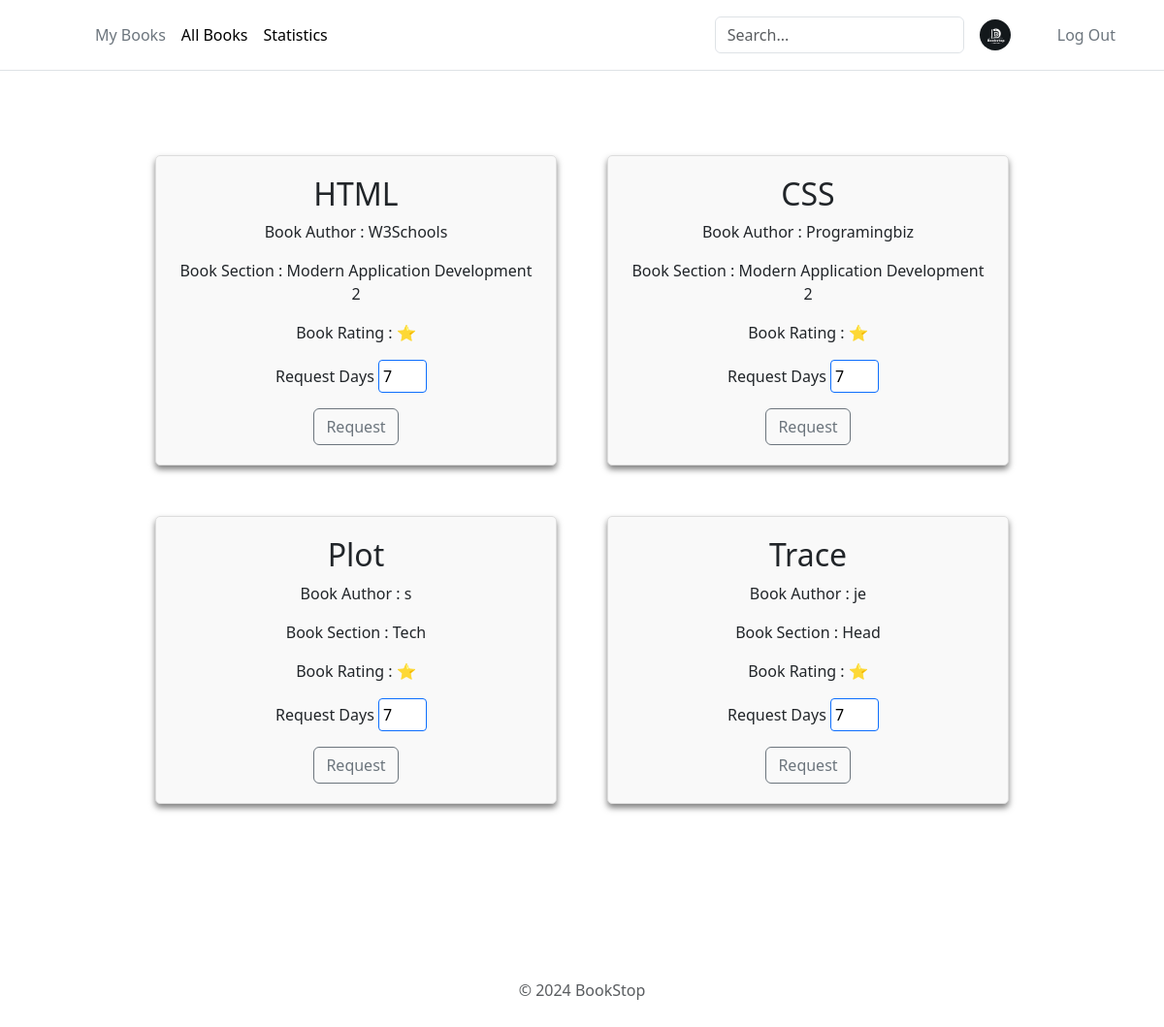
Page /allBooks (signed in) on the committed database.
### app.py (models this page shows)
class Books(db.Model):
    __tablename__ = 'books'
    BookId = db.Column(db.Integer, autoincrement=True, primary_key=True)
    SectionId = db.Column(db.Integer, db.ForeignKey('section.SectionId'), nullable=False)
    Title = db.Column(db.String(50), nullable=False)
    Author = db.Column(db.String(50), nullable=False)
    Content = db.Column(db.Text)
    ImageLink = db.Column(db.String(255))

### app.py (the view)
@app.route("/allBooks", methods=["GET","POST"])
def allBooks():
    if 'user_id' not in session:
        return redirect(url_for('userLogin'))
    if request.method == 'POST':
        data = request.form.to_dict()
        requstBook = BookIssue(UserId=session['user_id'], BookId=data['bookid'], SectionId=data['sectionId'], Days=data['days'], IssueStatus = 'requested', IssueDate = datetime.datetime.today().date())
        db.session.add(requstBook)
        db.session.commit()
        bookSec = BookSection.query.all()
        userid = session['user_id']
        return render_template("allBooks.html", books=bookSec, userid = userid)
    else:
        bookSec = BookSection.query.all()
        userid = request.args.get('userid')
        return render_template("allBooks.html", books=bookSec, userid = userid)

### app/templates/allBooks.html (shortened to what this page needs)
<!DOCTYPE html>
<html lang="en">
  <head>
    <link rel="stylesheet" href="/static/add-section.css" />
    <link
      href="https://cdn.jsdelivr.net/npm/bootstrap@5.3.2/dist/css/bootstrap.min.css"
      rel="stylesheet"
    />
  </head>
  <body>
    <div>
      {% include 'header.html' %}
      <div>
        <div class="main-container">
          {% for book in books %}
          <div class="section-container" id="1">
            <h2>{{book.Books_Title}}</h2>
            <p class="book-author">Book Author : {{book.Books_Author}}</p>
            <div>
              <p class="book-section">Book Section : {{book.Section_Title}}</p>
            </div>
            <div>
              <p class="book-rating">Book Rating : {{book.Books_Rating}} ⭐</p>
            </div>
            <form action="/allBooks" method="post">
              <p>
                Request Days
                <input
                  type="number"
                  name="days"
                  required
                  value="7"
                  style="width: 50px; padding: 4px; margin-right: 10px"
                />
              </p>
              <button
                type="submit"
                id="request{{book.Books_BookId}}"
                class="btn btn-outline-secondary"
              >
                Request
              </button>
            </form>
          </div>
          {% endfor %}
        </div>
        {% include 'footer.html' %}
      </div>
    </div>
  </body>
</html>

### app/templates/header.html (shortened to what this page needs)
<header class="p-3 mb-1 border-bottom">
  <div class="container">
    <div
      class="d-flex flex-wrap align-items-center justify-content-center justify-content-lg-start"
    >
      <a
        href="/"
        class="d-flex align-items-center mb-2 mb-lg-0 link-body-emphasis text-decoration-none"
      >
        <svg
          class="bi me-2"
          width="40"
          height="32"
          role="img"
          aria-label="Bootstrap"
        >
          <use xlink:href="#bootstrap" />
        </svg>
      </a>
      <ul
        class="nav col-12 col-lg-auto me-lg-auto mb-2 justify-content-center mb-md-0"
      >
        <li>
          <a href="/myBooks" class="nav-link px-2 link-secondary">My Books</a>
        </li>
        <li>
          <a href="/allBooks" class="nav-link px-2 link-body-emphasis"
            >All Books</a
          >
        </li>
        <li>
          <a href="/userStats" class="nav-link px-2 link-body-emphasis"
            >Statistics</a
          >
        </li>
      </ul>
      <form class="col-12 col-lg-auto mb-3 mb-lg-0 me-lg-3" role="search">
        <input
          type="search"
          class="form-control"
          placeholder="Search..."
          aria-label="Search"
          id="searchInput"
        />
      </form>
      <a href="/profile">
        <img
          src="/static/logo.jpg"
          alt="mdo"
          width="32"
          height="32"
          class="rounded-circle"
        />
      </a>
      <ul class="nav" style="margin-left: 40px">
        <li>
          <a href="/logout" class="nav-link px-2 link-secondary">Log Out</a>
        </li>
      </ul>
    </div>
  </div>
</header>

### app/templates/footer.html (shortened to what this page needs)
<div class="container">
  <footer class="py-3 my-4">
    <p class="text-center text-body-secondary">&copy; 2024 BookStop</p>
  </footer>
</div>

### app/static/add-section.css (style rules this page uses)
body { background-color: #2d2a2e; margin: 0; }
.main-container { display: flex; flex-wrap: wrap; padding: 130px; align-items: flex-start; gap: 2em; margin: 20px; }
.section-container { background-color: rgba(255, 255, 255, 0.1); backdrop-filter: blur(10px); border-radius: 10px; padding: 20px 20px; box-shadow: 0 4px 6px rgba(0, 0, 0, 0.5); text-align: center; width: 20%; flex-grow: 1; }
header { position: fixed; top: 0; left: 0; width: 100%; background-color: rgba(255, 255, 255, 0.9); z-index: 2; }
input, textarea { width: 100%; padding: 8px; border-radius: 4px; border: solid 1px #0d6efd; color: #000; }
input, textarea { margin-bottom: 20px; }
.main-container { display: flex; flex-wrap: wrap; }
.section-container { position: relative; width: 300px; padding: 20px; margin: 10px; border: 1px solid #ddd; border-radius: 5px; background-color: #f9f9f9; }

### rows in the picture
Books: Books_Title "HTML", Books_Author "W3Schools", Section_Title "Modern Application Development 2"
Books: Books_Title "CSS", Books_Author "Programingbiz", Section_Title "Modern Application Development 2"
Books: Books_Title "Plot", Books_Author "s", Section_Title "Tech"
Books: Books_Title "Trace", Books_Author "je", Section_Title "Head"
